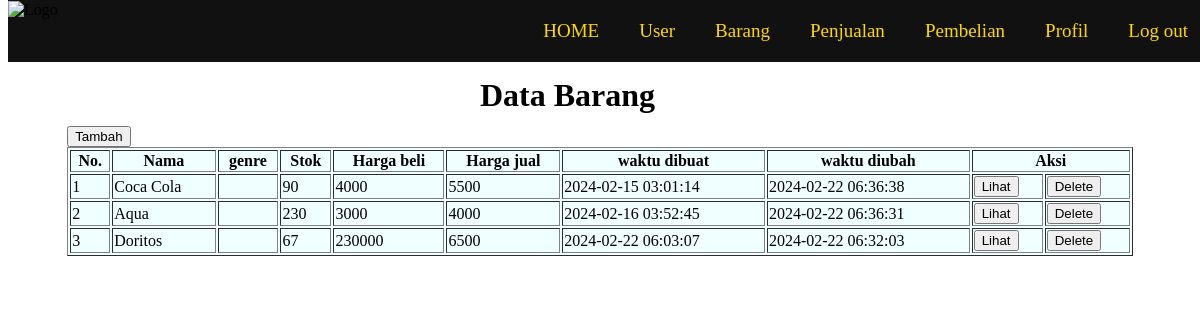
Screenshot of /barang.php (signed in) with the database file from the repository.
### tables this page shows
CREATE TABLE `barang` (
  `id` int(10) UNSIGNED NOT NULL,
  `nama` varchar(50) NOT NULL,
  `kategori` enum('makanan','minuman') NOT NULL,
  `stok` int(10) UNSIGNED NOT NULL,
  `harga_beli` int(10) UNSIGNED NOT NULL,
  `created_at` timestamp NOT NULL DEFAULT current_timestamp(),
  `updated_at` timestamp NULL DEFAULT NULL ON UPDATE current_timestamp(),
  `harga_jual` int(11) NOT NULL
);

### barang.php (the view, shortened to what this page needs)
<!DOCTYPE html>
<html>
<head>
    <link rel="stylesheet" href="barang.css">
</head>
<body>
    <?php include "menu.php"; ?>
    <?php
    require "koneksi.php";
    $sql = "SELECT * FROM barang";
    $query = mysqli_query($koneksi, $sql);
    ?>
    <div>
        <h1>Data Barang</h1>
        <form action="new-barang.php" method="GET">
            <button type="submit" class="tambah">Tambah</button>
        </form>
    </div>
    <table border="1" class="table-hover">
        <tr>
            <th>No.</th>
            <th>Nama</th>
            <th>genre</th>
            <th>Stok</th>
            <th>Harga beli</th>
            <th>Harga jual</th>
            <th>waktu dibuat</th>
            <th>waktu diubah</th>
            <th colspan="2">Aksi</th>
        </tr>
        <?php $i = 1; ?>
        <?php while ($barang = mysqli_fetch_array($query)) : ?>
            <tr>
                <td><?= $i ?></td>
                <td><?= $barang["nama"] ?></td>
                <td><?= $barang["genre"] ?></td>
                <td><?= $barang["stok"] ?></td>
                <td><?= $barang["harga_beli"] ?></td>
                <td><?= $barang["harga_jual"] ?></td>
                <td><?= $barang["created_at"] ?></td>
                <td><?= $barang["updated_at"] ?></td>
                <td>
                    <form action="read-barang.php" method="GET">
                        <button type="submit">Lihat</button>
                    </form>
                </td>
                <td>
                    <form action="delete-barang.php" method="POSt" onsubmit="return konfirmasi(this)">
                        <button type="submit">Delete</button>
                    </form>
                </td>
            </tr>
            <?php $i++; ?>
        <?php endwhile ?>
    </table>
</body>
</html>

### barang.css (style rules this page uses)
body { overflow-y: scroll; }
table { background-color: azure; position: relative; top: 39%; width: 90%; left: 5%; }
h1 { position: absolute; top: 7%; left: 40%; }
.tambah { position: relative; margin-top: 10%; left: 5%; }

### rows the page displays
barang: nama "Coca Cola", stok "90", harga_beli "4000", harga_jual "5500", created_at "2024-02-15 03:01:14", updated_at "2024-02-22 06:36:38"
barang: nama "Aqua", stok "230", harga_beli "3000", harga_jual "4000", created_at "2024-02-16 03:52:45", updated_at "2024-02-22 06:36:31"
barang: nama "Doritos", stok "67", harga_beli "230000", harga_jual "6500", created_at "2024-02-22 06:03:07", updated_at "2024-02-22 06:32:03"
